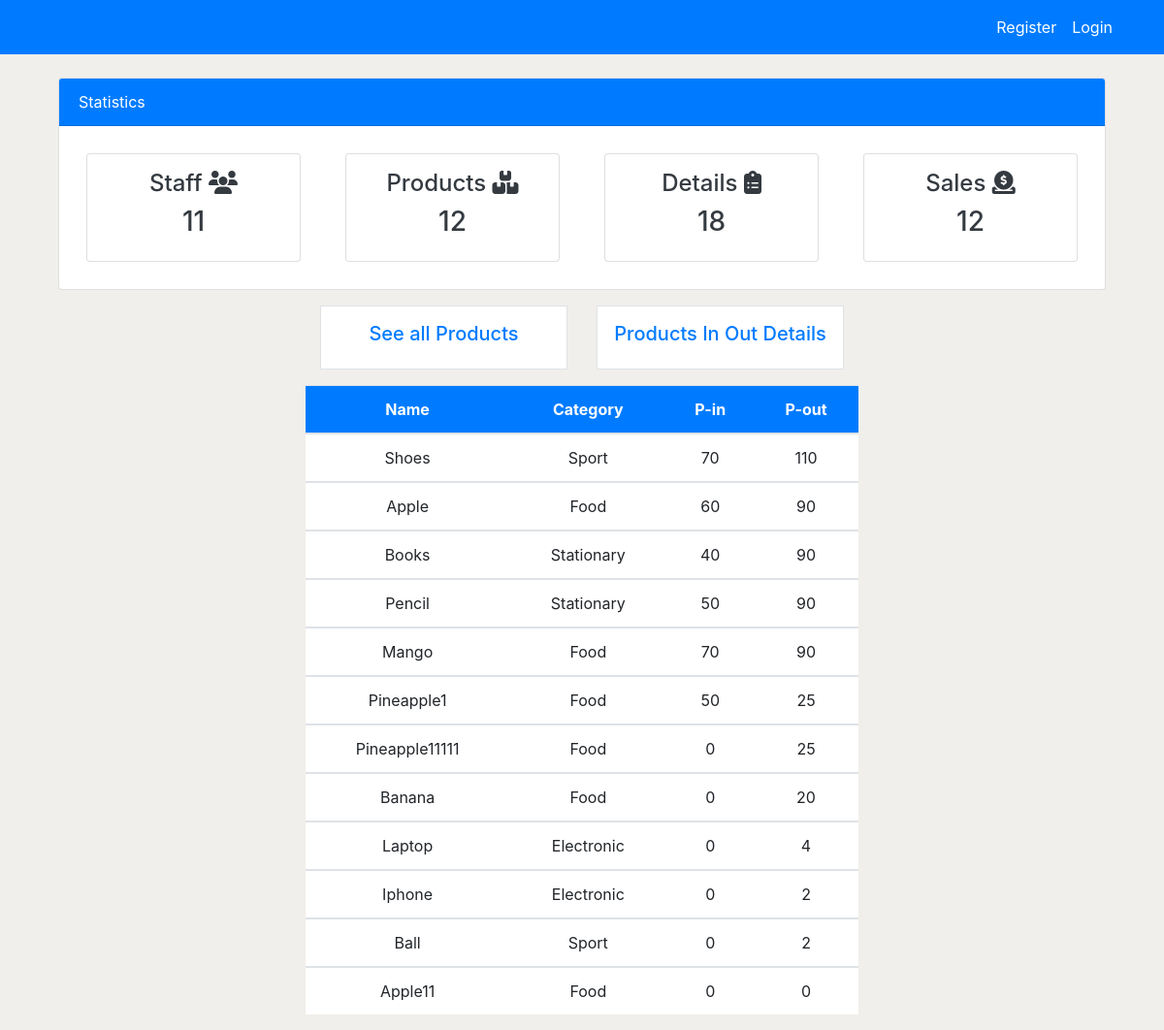
/products_in_out/, run on an earlier commit of the app's database.
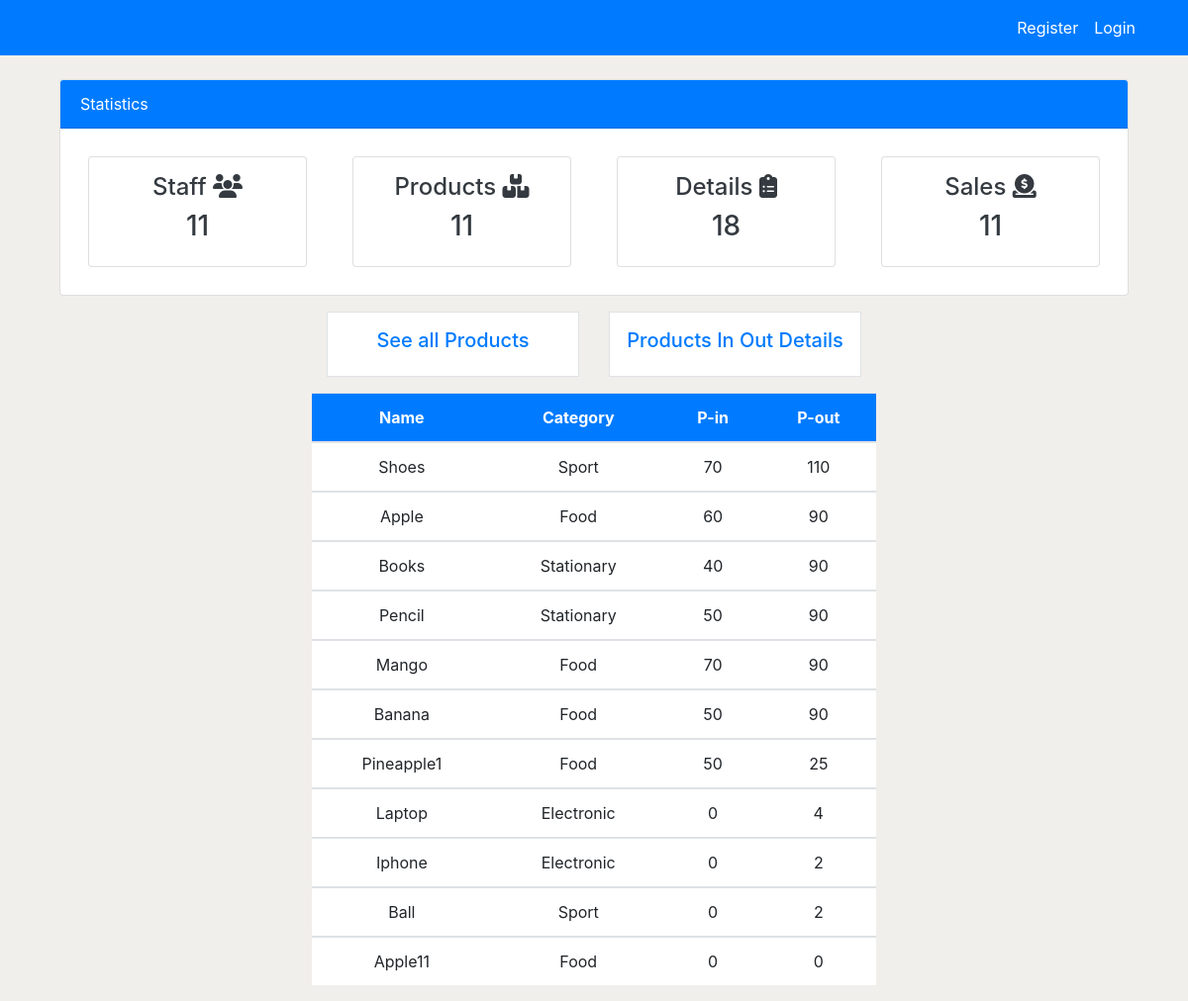
And on a later commit of the database.
### application/models.py (models this page shows, shortened)
class Product(models.Model):
    name = models.CharField(max_length=200, null=True)
    category = models.CharField(max_length=100, choices=CATEGORY)
    quantity = models.PositiveIntegerField(null=True)
    per_quantity = models.PositiveIntegerField(null=True)
    reorder_level = models.PositiveIntegerField(default=0, null=True, blank=True)
    product_in = models.PositiveIntegerField(default=0, null=True, blank=True)
    product_out = models.PositiveIntegerField(default=0, null=True, blank=True)
    total_sales = models.PositiveIntegerField(default=0, null=True, blank=True)
    class Meta:
        verbose_name_plural = 'Product'

### application/views.py (the view)
# urls.py: path('products_in_out/', views.productsInOut, name='products-in-out'),
def productsInOut(request):
    product = Product.objects.all().order_by('-product_out')
    products_count = product.count()
    workers_count = User.objects.all().count()
    orders_count = Order.objects.all().count()
    product_sales_count = Product.objects.count()
    context = {
        'product': product,
        'products_count': products_count,
        'workers_count': workers_count,
        'orders_count': orders_count,
        'product_sales_count': product_sales_count,
    }
    return render(request, 'application/products_in_out.html', context)

### templates/application/products_in_out.html (shortened to what this page needs)
{% extends 'partial/base.html' %}
{% load crispy_forms_tags %}
{% block content %}
{% include 'partial/cards.html' %}
<div class="container">
    <div class="row my-3">
        <div class="col-md-3 offset-md-3 ">
            <div class="border bg-white p-3">
                <h5 class="text-center"><a href="{% url 'products-list' %}">See all Products</a></h5>
            </div>
        </div>
        <div class="col-md-3">
            <div class="border bg-white p-3">
                <h5 class="text-center"><a href="{% url 'products-in-out' %}">Products In Out Details</a></h5>
            </div>
        </div>
    </div>
</div>
        <div class="col-md-6 offset-md-3">
            <table class="table bg-white">
                <thead class="bg-primary">
                    <tr class="text-white">
                        <th class="text-center" scope="col">Name</th>
                        <th class="text-center" scope="col">Category</th>
                        <th class="text-center" scope="col">P-in</th>
                        <th class="text-center" scope="col">P-out</th>
                    </tr>
                </thead>
                <tbody>
                    {% for p in product%}
                    <tr>
                        <td class="text-center">{{p.name}}</td>
                        <td class="text-center">{{p.category}}</td>
                        <td class="text-center">{{p.product_in}}</td>
                        <td class="text-center">{{p.product_out}}</td>
                    </tr>
                </tbody>
               {% endfor %}
            </table>
        </div>
{% endblock %}

What changed in the data, as far as the page shows it:
removed Product: name "Pineapple11111", category "Food", product_in "0", product_out "25"
changed Product "Banana": product_in "0" → "50"; product_out "20" → "90"; moves up the list
Also different on the page:
{{ products_count }}: "12" → "11"
{{ product_sales_count }}: "12" → "11"
